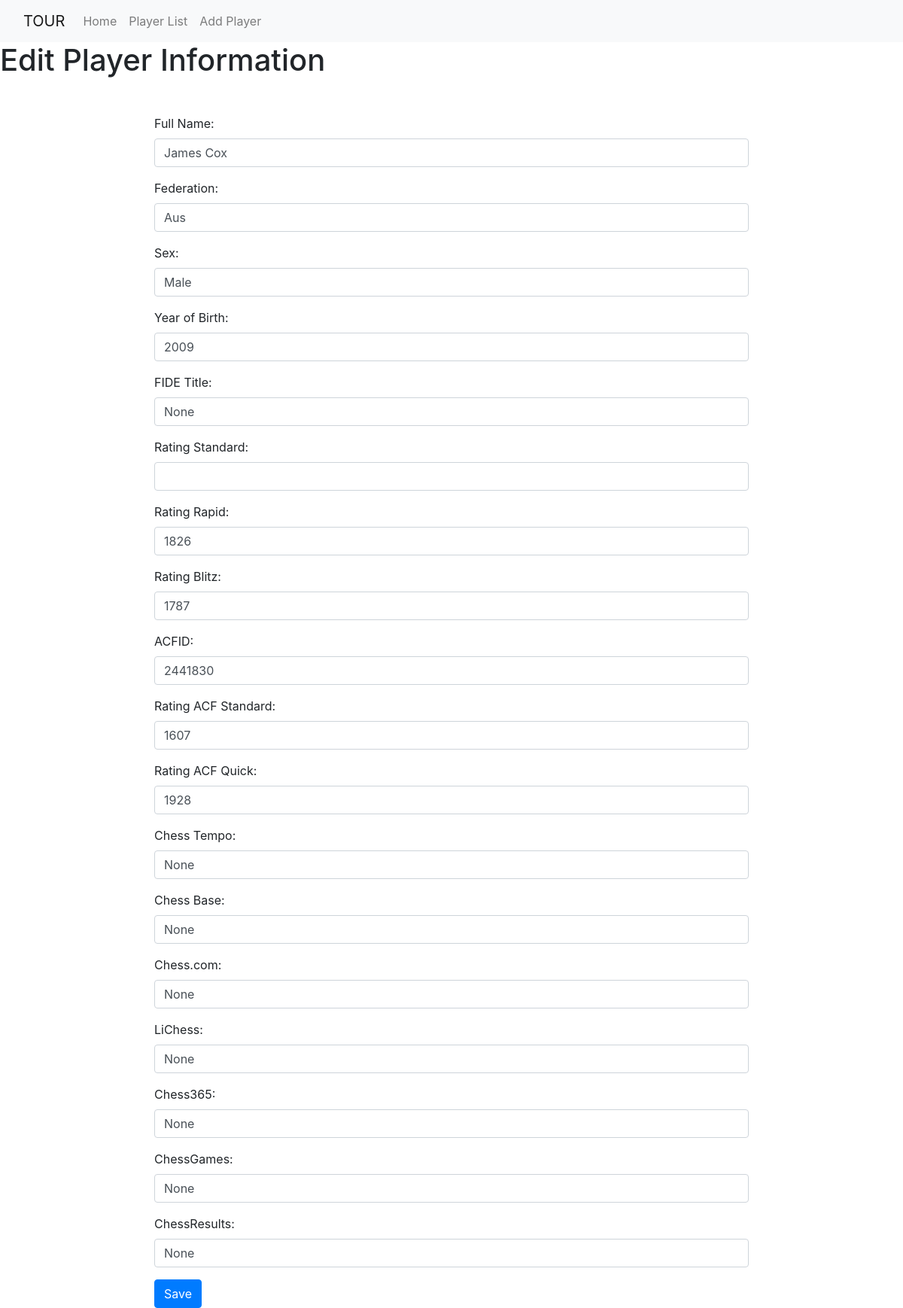
Page /edit_player/3253350 on the committed database.
### app.py (models this page shows, shortened)
class ChessPlayers(db.Model):
    FideID = db.Column(db.Integer, primary_key=True)
    FullName = db.Column(db.String(100), nullable=False)
    Federation = db.Column(db.String(100), nullable=True)
    Sex = db.Column(db.String(1), nullable=True)
    YearOfBirth = db.Column(db.Integer, nullable=True)
    FIDETitle = db.Column(db.String(10), nullable=True)
    RatingStandard = db.Column(db.Integer, nullable=True)
    RatingRapid = db.Column(db.Integer, nullable=True)
    RatingBlitz = db.Column(db.Integer, nullable=True)
    ACFID = db.Column(db.String(100), nullable=True)
    RatingACFStandard = db.Column(db.String(100), nullable=True)
    RatingACFQuick  = db.Column(db.String(100), nullable=True)
    ChessTempo = db.Column(db.String(100), nullable=True)
    ChessBase = db.Column(db.String(100), nullable=True)
    ChessCom = db.Column(db.String(100), nullable=True)
    LiChess = db.Column(db.String(100), nullable=True)
    Chess365 = db.Column(db.String(100), nullable=True)
    ChessGames = db.Column(db.String(100), nullable=True)
    ChessResults = db.Column(db.String(100), nullable=True)

### app.py (the view, shortened to what this page needs)
@app.route('/edit_player/<int:FideID>', methods=['GET', 'POST'])
def edit_player(FideID):
    player = ChessPlayers.query.get_or_404(FideID)
    return render_template('edit_player.html', player=player)

### templates/edit_player.html (shortened to what this page needs)
<!DOCTYPE html>
<html lang="en">
<head>
    <link href="https://stackpath.bootstrapcdn.com/bootstrap/4.5.2/css/bootstrap.min.css" rel="stylesheet">
</head>
<body>
    <nav class="navbar navbar-expand-lg navbar-light bg-light">
        <div class="container-fluid">
            <a class="navbar-brand" href="#">TOUR</a>
            <div class="collapse navbar-collapse" id="navbarNav">
                <ul class="navbar-nav">
                    <li class="nav-item">
                        <a class="nav-link" href="/">Home</a>
                    </li>
                    <li class="nav-item">
                        <a class="nav-link" href="/list_players">Player List</a>
                    </li>
                    <li class="nav-item">
                        <a class="nav-link" href="/add_chess_player">Add Player</a>
                    </li>
                </ul>
            </div>
        </div>
    </nav>
    <h1>Edit Player Information</h1>
        <div class="row justify-content-center">
            <div class="col-md-8">
                <form action="" method="POST" class="needs-validation" novalidate>
                    <div class="form-group">
                        <label for="FullName">Full Name:</label>
                        <input type="text" class="form-control" id="FullName" name="FullName" value="{{ player.FullName }}" required>
                    </div>
                    <div class="form-group">
                        <label for="Federation">Federation:</label>
                        <input type="text" class="form-control" id="Federation" name="Federation" value="{{ player.Federation }}">
                    </div>
                    <div class="form-group">
                        <label for="Sex">Sex:</label>
                        <input type="text" class="form-control" id="Sex" name="Sex" value="{{ player.Sex }}">
                    </div>
                    <div class="form-group">
                        <label for="YearOfBirth">Year of Birth:</label>
                        <input type="number" class="form-control" id="YearOfBirth" name="YearOfBirth" value="{{ player.YearOfBirth }}">
                    </div>
                    <div class="form-group">
                        <label for="FIDETitle">FIDE Title:</label>
                        <input type="text" class="form-control" id="FIDETitle" name="FIDETitle" value="{{ player.FIDETitle }}">
                    </div>
                    <div class="form-group">
                        <label for="RatingStandard">Rating Standard:</label>
                        <input type="number" class="form-control" id="RatingStandard" name="RatingStandard" value="{{ player.RatingStandard }}">
                    </div>
                    <div class="form-group">
                        <label for="RatingRapid">Rating Rapid:</label>
                        <input type="number" class="form-control" id="RatingRapid" name="RatingRapid" value="{{ player.RatingRapid }}">
                    </div>
                    <div class="form-group">
                        <label for="RatingBlitz">Rating Blitz:</label>
                        <input type="number" class="form-control" id="RatingBlitz" name="RatingBlitz" value="{{ player.RatingBlitz }}">
                    </div>
                    <div class="form-group">
                        <label for="ACFID">ACFID:</label>
                        <input type="text" class="form-control" id="ACFID" name="ACFID" value="{{ player.ACFID }}">
                    </div>
                    <div class="form-group">
                        <label for="RatingACFStandard">Rating ACF Standard:</label>
                        <input type="number" class="form-control" id="RatingACFStandard" name="RatingACFStandard" value="{{ player.RatingACFStandard }}">
                    </div>
                    <div class="form-group">
                        <label for="RatingACFQuick">Rating ACF Quick:</label>
                        <input type="number" class="form-control" id="RatingACFQuick" name="RatingACFQuick" value="{{ player.RatingACFQuick }}">
                    </div>
                    <div class="form-group">
                        <label for="ChessTempo">Chess Tempo:</label>
                        <input type="text" class="form-control" id="ChessTempo" name="ChessTempo" value="{{ player.ChessTempo }}">
                    </div>
                    <div class="form-group">
                        <label for="ChessBase">Chess Base:</label>
                        <input type="text" class="form-control" id="ChessBase" name="ChessBase" value="{{ player.ChessBase }}">
                    </div>
                    <div class="form-group">
                        <label for="ChessCom">Chess.com:</label>
                        <input type="text" class="form-control" id="ChessCom" name="ChessCom" value="{{ player.ChessCom }}">
                    </div>
                    <div class="form-group">
                        <label for="LiChess">LiChess:</label>
                        <input type="text" class="form-control" id="LiChess" name="LiChess" value="{{ player.LiChess }}">
                    </div>
                    <div class="form-group">
                        <label for="Chess365">Chess365:</label>
                        <input type="text" class="form-control" id="Chess365" name="Chess365" value="{{ player.Chess365 }}">
                    </div>
                    <div class="form-group">
                        <label for="ChessGames">ChessGames:</label>
                        <input type="text" class="form-control" id="ChessGames" name="ChessGames" value="{{ player.ChessGames }}">
                    </div>
                    <div class="form-group">
                        <label for="ChessResults">ChessResults:</label>
                        <input type="text" class="form-control" id="ChessResults" name="ChessResults" value="{{ player.ChessResults }}">
                    </div>
                    <button type="submit" class="btn btn-primary">Save</button>
                </form>
            </div>
        </div>
</body>
</html>

### rows in the picture
ChessPlayers: FullName "James Cox", Federation "Aus", Sex "Male", YearOfBirth "2009", FIDETitle "None", RatingRapid "1826", RatingBlitz "1787", ACFID "2441830", RatingACFStandard "1607", RatingACFQuick "1928", ChessTempo "None", ChessBase "None", ChessCom "None", LiChess "None", Chess365 "None", ChessGames "None", ChessResults "None"
